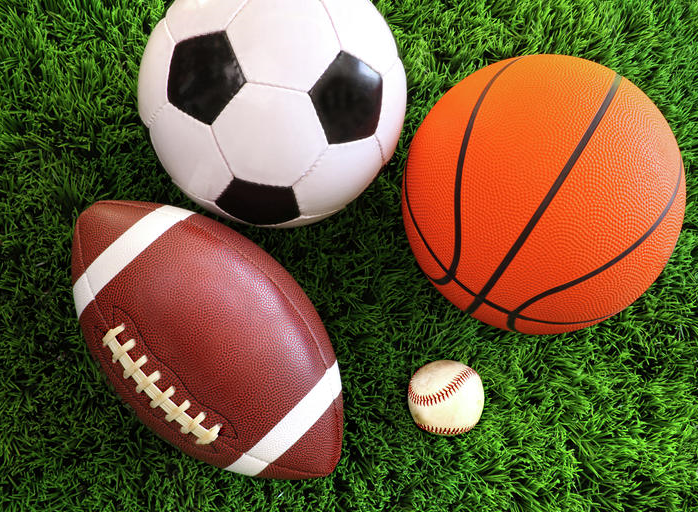
#> input picture CA3/3images/Balls.tif, 698 x 512 px
$ python observation_3_cases.py
#> lines starting #> are read from the running program, lines starting #| are printed output that depends on the picture
#> further down, image is the input picture: shape (512, 698, 3); mean R, G, B 111.1, 93, 57.1
### CA3/dog_bandpass.py
from pydoc import plain
import numpy as np
from math import sqrt
import matplotlib.pyplot as plt
from scipy.signal import convolve2d


def get_guassian_kernel(kernel_size, sigma):
    """
    Returns a guassian kernel with the given sigma.
    """
#> called with kernel_size = 15, sigma = 1
    guassian_filter = np.zeros((kernel_size,kernel_size))
    offset = int(np.floor(kernel_size/2))
    for x in range(-offset , offset+1):
        for y in range(-offset , offset+1):
            guassian_filter[x+offset,y+offset] = (1 / (2 * np.pi * sigma * sigma)) * np.exp(-(x**2 + y**2) / (2 * sigma  * sigma))

    return guassian_filter

def get_guassian_blur(image, guassian_filter):
    """
    Returns a blurred image using a guassian kernel.
    """
    gauss_blur_image = np.zeros(image.shape)
    R = image[:,:,0]
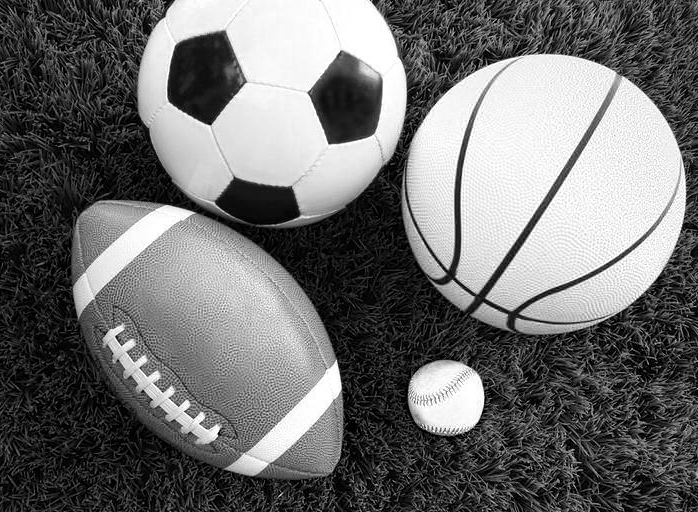
#> R: shape (512, 698); min 0, max 255, mean 111.1
    G = image[:,:,1]
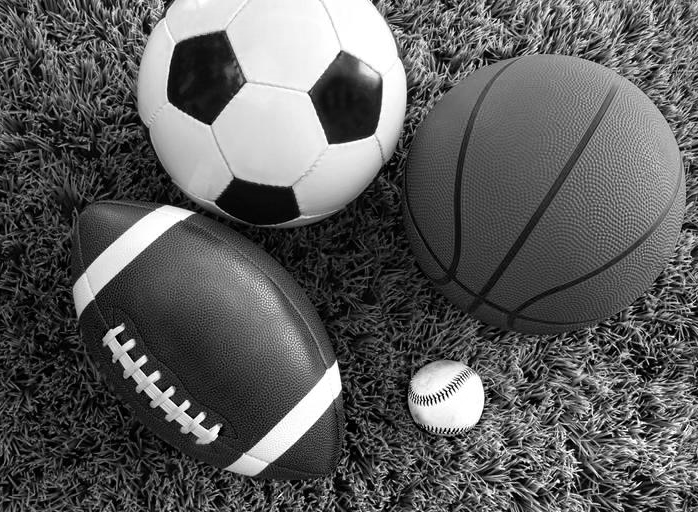
#> G: shape (512, 698); min 0, max 255, mean 93
    B = image[:,:,2]
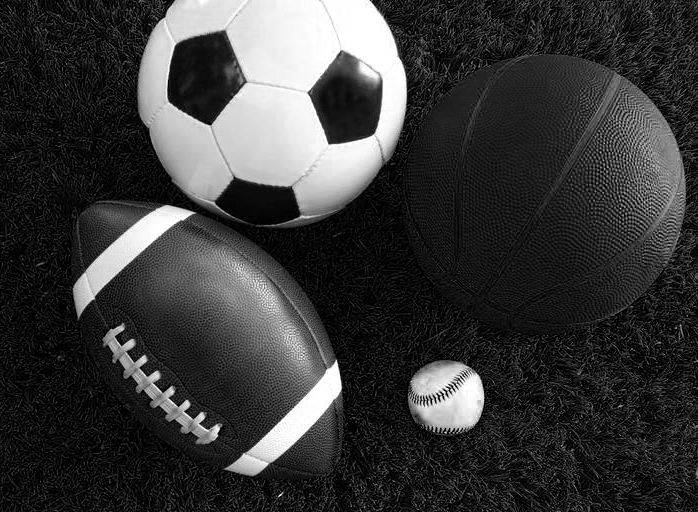
#> B: shape (512, 698); min 0, max 255, mean 57.1
    for idx, channel in enumerate([R,G,B]):
        guassian_filter = guassian_filter / guassian_filter.sum()
        gauss_blur_image[:,:,idx] = convolve2d(channel, guassian_filter, mode='same')
#> this loop made 3 passes

    return gauss_blur_image

def get_difference_of_guassians(image, kernel_size, sigma_1, sigma_2):
    """
    Returns the difference of two guassians with the given sigmas.
    """
    guassian_filter_1 = get_guassian_kernel(kernel_size, sigma_1)
    guassian_blur_1 = get_guassian_blur(image, guassian_filter_1).astype(np.uint8)
    guassian_filter_2 = get_guassian_kernel(kernel_size, sigma_2)
    guassian_blur_2 = get_guassian_blur(image, guassian_filter_2).astype(np.uint8)
#> the loop in get_guassian_blur (call 2), `for idx, channel in enumerate([R,G,B]):` made 3 passes
#> after the loop in get_guassian_blur (call 2), `for idx, channel in enumerate([R,G,B]):`:
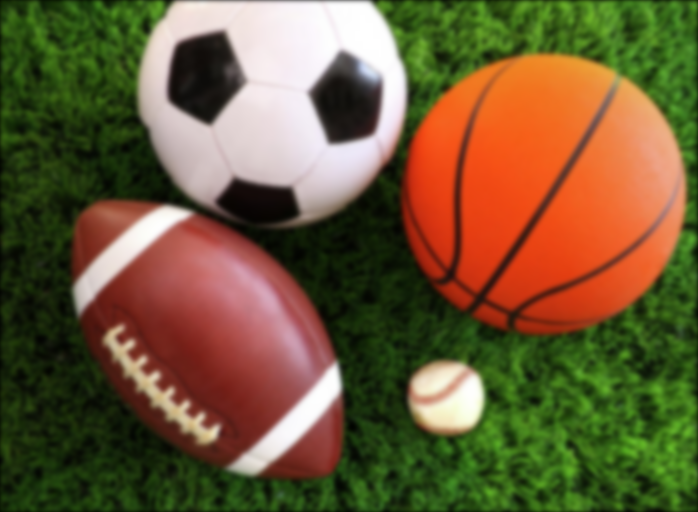
#> gauss_blur_image: shape (512, 698, 3) float64; mean of channels 0, 1, 2 110.6, 92.4, 56.8; drawn with min black and max white

    return guassian_blur_1, guassian_blur_2, abs(guassian_blur_1 - guassian_blur_2)

# [6 lines left out: function plot_kernel, not called in this run]

# [37 lines that do not run on import are left out]


### CA3/observation_3_cases.py
from pydoc import plain
import numpy as np
from math import sqrt
import matplotlib.pyplot as plt
from scipy.signal import convolve2d
from dog_bandpass import get_guassian_kernel, get_guassian_blur, get_difference_of_guassians
import os


def dog_visualize(image):
    """
    Input : A RGB image
    Output: A RGB image with the difference of guassians with different sigmas.
    """
    # Case 1:
    # Small sigma 1
    # sigma1 << sigma2

    sigma1 = 1
    sigma2 = sigma1 * 2.5
    kernel_size = int(np.ceil(6 * sigma2))

    _, _, dog = get_difference_of_guassians(image, kernel_size, sigma1, sigma2)

    plt.figure(1)
    plt.subplot(2,2,1)
    plt.imshow(image)
    plt.title('Original Image')
    plt.subplot(2,2,2)
    plt.imshow(dog)
    plt.title(f'Case 1: sigma_1: {sigma1} and sigma_2: {sigma2:.2f}, Window Size: {kernel_size}')


    # Case 2:
    # Large sigma 1 and Large sigma 2
    # sigma1 ~= sigam2

    sigma1 = 5
    sigma2 = sigma1 * 1.1
    kernel_size = int(np.ceil(6 * sigma2))

    _, _, dog = get_difference_of_guassians(image, kernel_size, sigma1, sigma2)
#> the loop in get_guassian_blur (call 3), `for idx, channel in enumerate([R,G,B]):` made 3 passes
#> after the loop in get_guassian_blur (call 3), `for idx, channel in enumerate([R,G,B]):`:
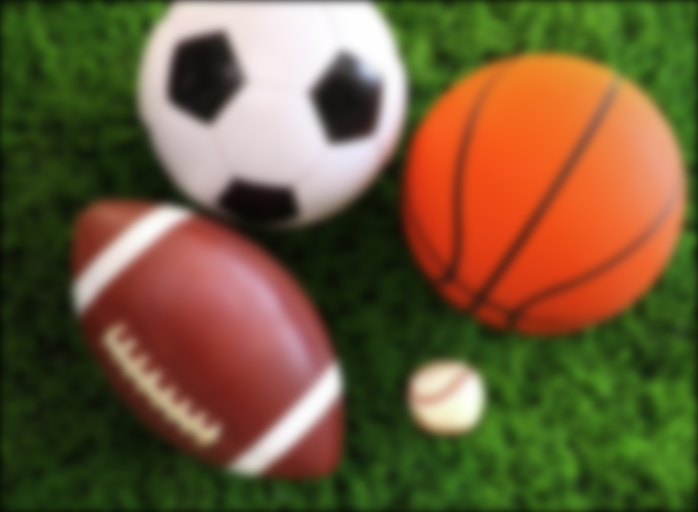
#> gauss_blur_image: shape (512, 698, 3) float64; mean of channels 0, 1, 2 110.2, 91.7, 56.6; drawn as R, G, B
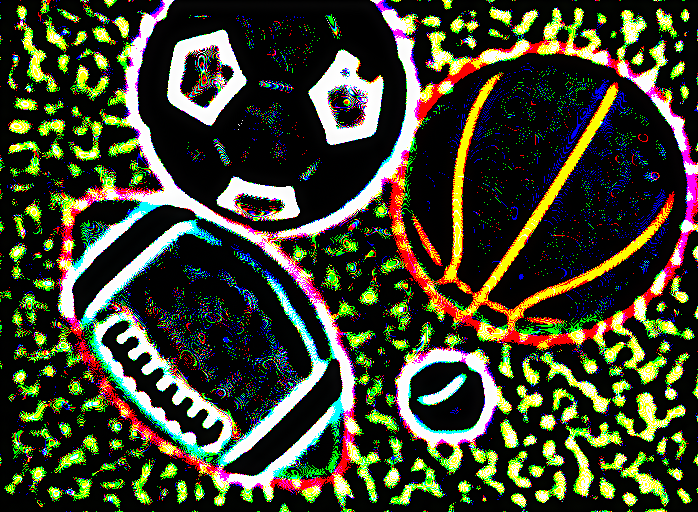
#> dog: shape (512, 698, 3); mean R, G, B 62.8, 66.3, 44.3

    plt.subplot(2,2,3)
    plt.imshow(dog)
    plt.title(f'Case 2: sigma_1: {sigma1} and sigma_2: {sigma2:.2f}, Window Size: {kernel_size}')

    # Case 3:
    # Small sigma 1 and Small sigma 2
    # sigma1 ~= sigam2

    sigma1 = 1
    sigma2 = sigma1 * 1.1
    kernel_size = int(np.ceil(6 * sigma2))

    _, _, dog = get_difference_of_guassians(image, kernel_size, sigma1, sigma2)
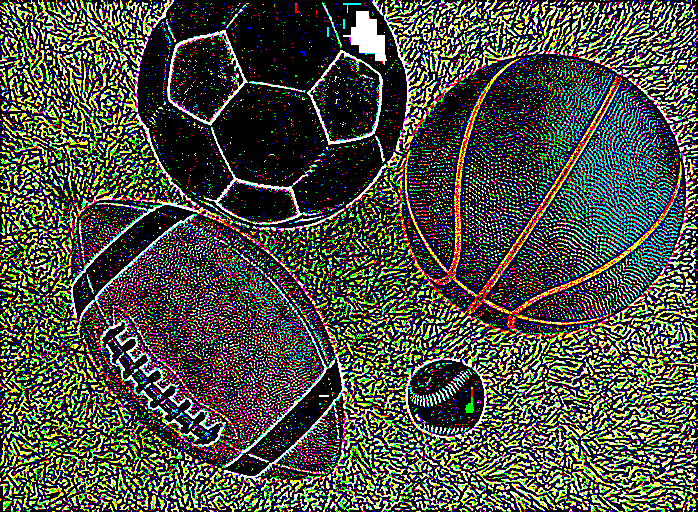
#> dog: shape (512, 698, 3); mean R, G, B 73.2, 76.7, 62.3

    plt.subplot(2,2,4)
    plt.imshow(dog)
    plt.title(f'Case 3: sigma_1: {sigma1} and sigma_2: {sigma2:.2f}, Window Size: {kernel_size}')
    plt.show()


for image in os.listdir('3images'):
    image_path = os.path.join('3images', image)
    image = plt.imread(image_path)
    dog_visualize(image)
#> pass 2 of the loop `for image in os.listdir('3images'):`:
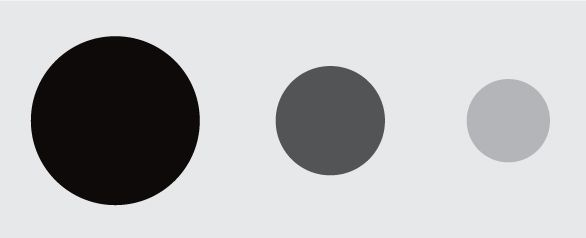
#> input picture CA3/3images/Blobs.tif, 586 x 238 px
#> image is the input picture: shape (238, 586, 3); mean R, G, B 184.2, 184.4, 186
#> R: shape (238, 586)
#> G: shape (238, 586)
#> B: shape (238, 586)
#> guassian_blur_1: shape (238, 586, 3)
#> guassian_blur_2: shape (238, 586, 3)
#> the loop in get_guassian_blur (call 9), `for idx, channel in enumerate([R,G,B]):` made 3 passes
#> after the loop in get_guassian_blur (call 9), `for idx, channel in enumerate([R,G,B]):`:
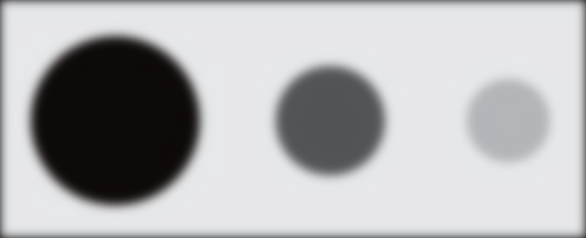
#> gauss_blur_image: shape (238, 586, 3) float64; mean of channels 0, 1, 2 178.8, 179, 180.5; drawn as R, G, B
#> in dog_visualize (call 2), `_, _, dog = get_difference_of_guassians(image, kernel_size, sigma1, si..`:
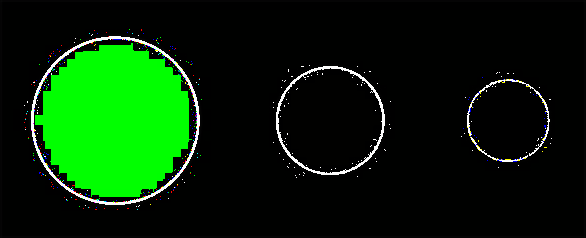
#> dog: shape (238, 586, 3); mean R, G, B 6.2, 39.3, 6
#> pass 3 of the loop `for image in os.listdir('3images'):`:
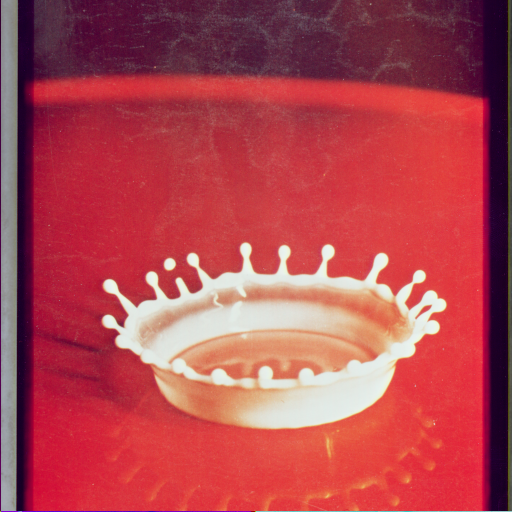
#> input picture CA3/3images/Drop.tif, 512 x 512 px
#> image is the input picture: shape (512, 512, 3); mean R, G, B 176.3, 70.5, 79.9
#> in get_guassian_blur (call 13), `R = image[:,:,0]`:
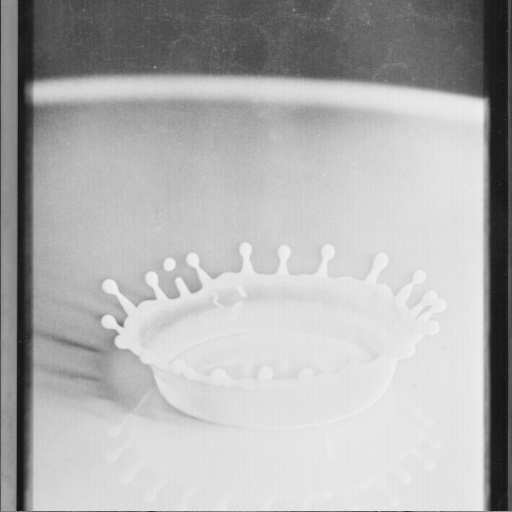
#> R: shape (512, 512); min 19, max 239, mean 176.3
#> G: shape (512, 512)
#> in get_guassian_blur (call 13), `B = image[:,:,2]`:
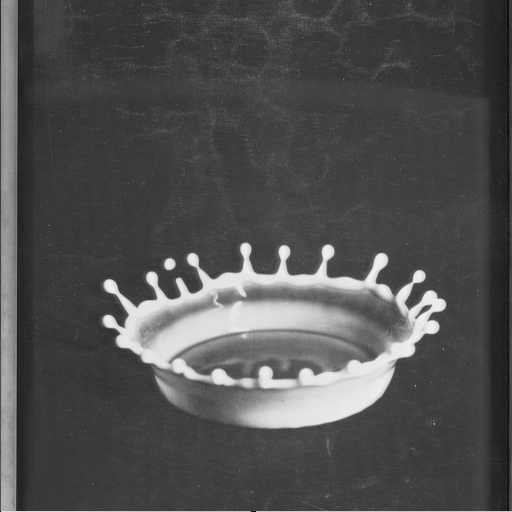
#> B: shape (512, 512); min 0, max 240, mean 79.9
#> the loop in get_guassian_blur (call 13), `for idx, channel in enumerate([R,G,B]):` made 3 passes
#> guassian_blur_1: shape (512, 512, 3)
